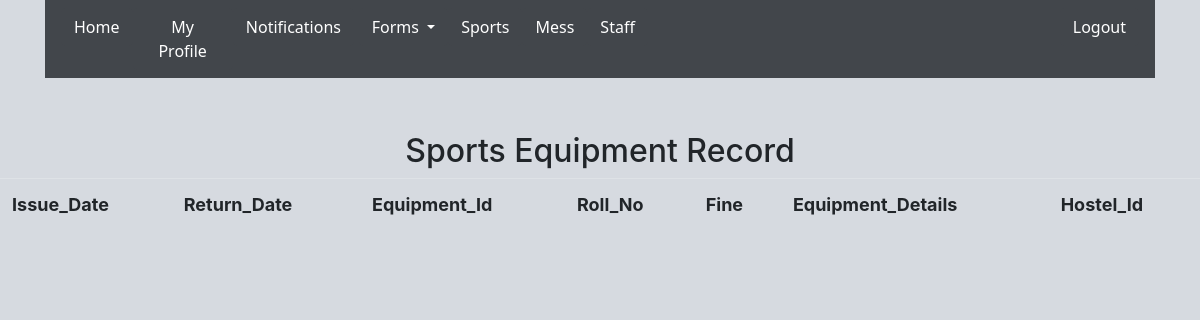
The app's page /sports_status.php (signed in), older data.
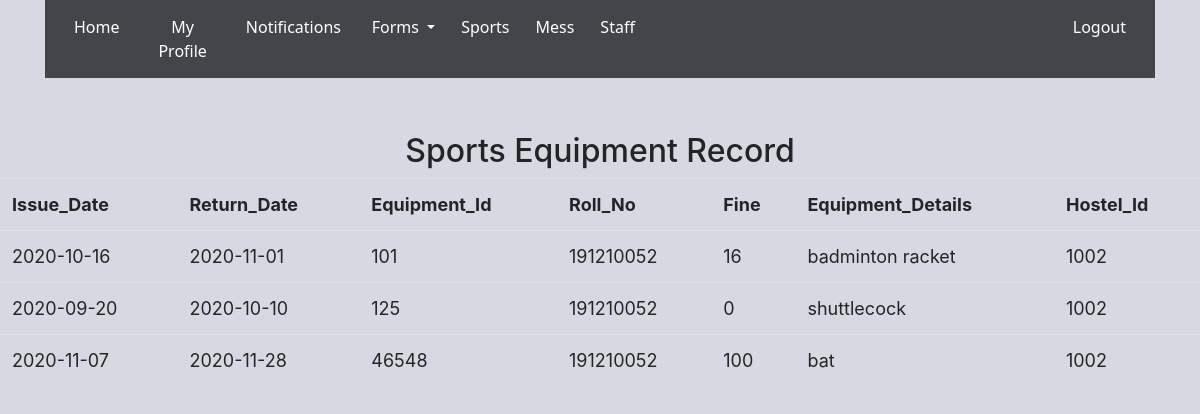
The same page, newer data.
### tables this page shows
CREATE TABLE `sports` (
  `issue_date` date NOT NULL,
  `return_date` date DEFAULT NULL,
  `equipment_id` varchar(10) NOT NULL,
  `rollno` varchar(10) NOT NULL,
  `fine` int(11) DEFAULT NULL,
  `equipment_details` varchar(20) DEFAULT NULL,
  `hostel_id` varchar(10) DEFAULT NULL
);

### sports_status.php (the view, shortened to what this page needs)
<!DOCTYPE html>
<html>
<head>
<link href="css/bootstrap-4.4.1.css" rel="stylesheet" type="text/css">
<link href="css/style.css" rel="stylesheet" type="text/css">
</head>
<body>
<div class="container">
  <nav class="navbar navbar-expand-lg navbar-light bg-light">
    <div class="collapse navbar-collapse" id="navbarSupportedContent1">
      <ul class="navbar-nav mr-auto">
        <li><button type="button" class="btn btn-primary" onclick="window.location.href='student_login.php'" >Home</button></li>
        <li><button type="button" class="btn btn-primary" onclick="window.location.href='student_view.php'" >My Profile</button></li>
       <li><button type="button" class="btn btn-primary" onclick="window.location.href='message_view_personal.php'" >Notifications</button></li>
        <li class="nav-item">&nbsp;</li>
      <li><div class="btn-group">
  <button type="button" class="btn btn-primary dropdown-toggle" data-toggle="dropdown" aria-haspopup="true" aria-expanded="false">
    Forms
  </button>
</div>
</li>
     <li><button type="button" class="btn btn-primary" onclick="window.location.href='sports_status.php'" >Sports</button></li>
      <li><button type="button" class="btn btn-primary" onclick="window.location.href='mess_student_view.php'" >Mess</button></li>
        <li><button type="button" class="btn btn-primary" onclick="window.location.href='student_staff_view.php'" >Staff</button></li>
        <li class="nav-item"></li>
      <li><button type="button" class="btn btn-primary" onclick="window.location.href='logout.php'" >Logout</button></li>
      </ul>
    </div>
  </nav>
	</div>
<br><br>
<caption><h2>Sports Equipment Record</h2></caption>
<table class="table table-hover">
	<tr>
		<th>Issue_Date</th>
		<th>Return_Date</th>
		<th>Equipment_Id</th>
		<th>Roll_No</th>
		<th>Fine</th>
		<th>Equipment_Details</th>
		<th>Hostel_Id</th>
	</tr>
<?php
 $variable = $_SESSION["Name"] ;
$ViewQuery="SELECT *
            FROM sports
            WHERE rollno = '$variable' ";
$Execute=mysql_query($ViewQuery);
while($DataRows=mysql_fetch_array($Execute)){
	$Issue_Date=$DataRows['issue_date'];
	$Return_Date=$DataRows['return_date'];
	$Equipment_Id=$DataRows['equipment_id'];
	$Rollno=$DataRows['rollno'];
	$Fine=$DataRows['fine'];
	$Equipment_Details=$DataRows['equipment_details'];
	$Hostel_Id=$DataRows['hostel_id'];
 ?>
 <tr>
<td><?php echo $Issue_Date;?></td>
<td><?php echo $Return_Date;?></td>
<td><?php echo $Equipment_Id; ?></td>
<td><?php echo $Rollno; ?></td>
<td><?php echo $Fine;?></td>
<td><?php echo $Equipment_Details;?></td>
<td><?php echo $Hostel_Id;?></td>
</tr>
<?php } ?>
</table>
</body>
</html>

Row changes from the older to the newer data that the page shows:
added sports: issue_date "2020-10-16", return_date "2020-11-01", equipment_id "101", rollno "191210052", fine "16", equipment_details "badminton racket", hostel "1002"
added sports: issue_date "2020-09-20", return_date "2020-10-10", equipment_id "125", rollno "191210052", fine "0", equipment_details "shuttlecock", hostel "1002"
added sports: issue_date "2020-11-07", return_date "2020-11-28", equipment_id "46548", rollno "191210052", fine "100", equipment_details "bat", hostel "1002"
